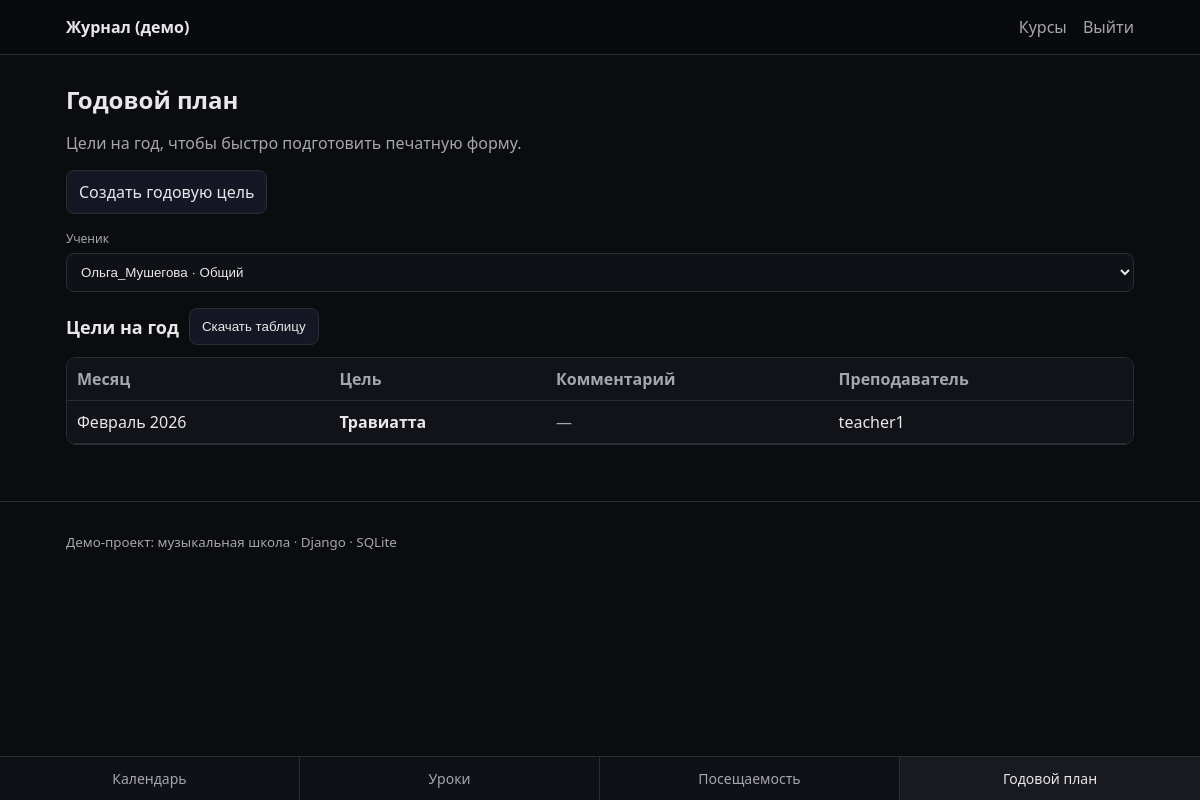
/goals/ (signed in), run on the app's committed database.
### apps/goals/models.py (models this page shows, shortened)
class Goal(models.Model):
    student = models.ForeignKey(
        settings.AUTH_USER_MODEL,
        on_delete=models.CASCADE,
        related_name="goals",
    )
    teacher = models.ForeignKey(
        settings.AUTH_USER_MODEL,
        on_delete=models.SET_NULL,
        related_name="goals_created",
        null=True,
        blank=True,
    )
    month = models.DateField()
    title = models.CharField(max_length=255)
    details = models.TextField(blank=True)
    created_at = models.DateTimeField(auto_now_add=True)
    class Meta:
        ordering = ["month", "student__username"]

### apps/goals/views.py (the view, shortened to what this page needs)
# urls.py: path("goals/", goal_list, name="goal_list"),
@login_required
def goal_list(request):
    profile = request.user.profile
    selected_student_id = request.GET.get("student") or ""
    can_edit = profile.role in (Profile.Role.TEACHER, Profile.Role.ADMIN)
    students = User.objects.none()
    goals = Goal.objects.none()
    if profile.role == Profile.Role.STUDENT:
        students = User.objects.filter(id=request.user.id).select_related("profile")
        goals = Goal.objects.filter(student=request.user).select_related("student", "teacher")
        selected_student_id = str(request.user.id)
    elif profile.role == Profile.Role.ADMIN:
        students = User.objects.filter(profile__role=Profile.Role.STUDENT).select_related("profile")
        goals = Goal.objects.filter(student__in=students).select_related("student", "teacher")
    else:
        return HttpResponseForbidden("Доступ запрещён.")
    selected_student = None
    if selected_student_id:
        selected_student = students.filter(id=selected_student_id).first()
        if selected_student:
            goals = goals.filter(student=selected_student)
        else:
            selected_student_id = ""
    goals = goals.order_by("month", "student__username", "created_at")
    ctx = {
        "goals": goals,
        "students": students,
        "selected_student": selected_student,
        "selected_student_id": selected_student_id,
        "can_edit": can_edit,
    }
    return render(request, "goals/goal_list.html", ctx)

### templates/goals/goal_list.html (shortened to what this page needs)
{% extends "base.html" %}
{% block content %}
  <h1>Годовой план</h1>
  <p class="muted">Цели на год, чтобы быстро подготовить печатную форму.</p>
  {% if can_edit %}
    <div style="margin-bottom: 16px;">
      <a class="btn" href="/goals/create/{% if selected_student_id %}?student={{ selected_student_id }}{% endif %}">Создать годовую цель</a>
    </div>
  {% endif %}
  {% if students|length > 1 %}
    <form method="get" class="form-row" style="margin-bottom: 16px;">
      <label class="muted small" for="student">Ученик</label>
      <select id="student" name="student" class="input" onchange="this.form.submit()">
        {% for student in students %}
          <option value="{{ student.id }}"{% if selected_student_id|add:"" == student.id|add:"" %} selected{% endif %}>
            {{ student.username }} · {{ student.profile.get_cycle_display }}
          </option>
        {% endfor %}
      </select>
    </form>
  {% elif selected_student %}
    <p class="muted">Ученик: {{ selected_student.username }} · Цикл: {{ selected_student.profile.get_cycle_display }}</p>
  {% endif %}
  <div style="display:flex; gap:10px; align-items:center; flex-wrap:wrap; margin-bottom: 12px;">
    <h2 style="margin: 0;">Цели на год</h2>
    <button class="btn" type="button" onclick="window.print()">Скачать таблицу</button>
  </div>
  {% if goals %}
    <div class="table-wrap">
      <table class="table">
        <thead>
          <tr>
            <th>Месяц</th>
            <th>Цель</th>
            <th>Комментарий</th>
            <th>Преподаватель</th>
          </tr>
        </thead>
        <tbody>
          {% for goal in goals %}
            <tr>
              <td>{{ goal.month|date:"F Y" }}</td>
              <td><strong>{{ goal.title }}</strong></td>
              <td>{% if goal.details %}{{ goal.details }}{% else %}<span class="muted">—</span>{% endif %}</td>
              <td>{% if goal.teacher %}{{ goal.teacher.username }}{% else %}<span class="muted">—</span>{% endif %}</td>
            </tr>
          {% endfor %}
        </tbody>
      </table>
    </div>
  {% else %}
    <p class="muted">Пока нет целей для выбранных учеников.</p>
  {% endif %}
{% endblock %}

### static/css/main.css (style rules this page uses)
:root { --bg: #0b0c10; --panel: #111318; --text: #e8e8ea; --muted: #a6a6ad; --border: #2a2d36; --accent: #6aa8ff; --error: #ff6a6a; --ok: #7dff9b; }
* { box-sizing: border-box; }
body { margin: 0; font-family: system-ui, -apple-system, Segoe UI, Roboto, Arial, sans-serif; background: var(--bg); color: var(--text); }
a { color: var(--accent); text-decoration: none; }
h1 { font-size: 24px; margin: 12px 0 16px; }
h2 { font-size: 18px; margin: 18px 0 10px; }
.form-row { display: grid; gap: 6px; }
label { color: var(--muted); font-size: 14px; }
.input, input, textarea, select { width: 100%; padding: 10px 10px; border-radius: 8px; border: 1px solid var(--border); background: #0f1116; color: var(--text); outline: none; }
.btn { display: inline-block; padding: 10px 12px; border-radius: 8px; border: 1px solid var(--border); background: #151824; color: var(--text); cursor: pointer; }
.muted { color: var(--muted); }
.small { font-size: 12px; }
.table-wrap { overflow-x: auto; border: 1px solid var(--border); border-radius: 10px; }
.table { width: 100%; border-collapse: collapse; background: var(--panel); }
.table th, .table td { padding: 10px; border-bottom: 1px solid var(--border); vertical-align: top; }
.table th { text-align: left; color: var(--muted); font-weight: 600; }
body { padding-bottom: 64px; }

### data on the page
Goal: month "Февраль 2026", title "Травиатта", teacher.username "teacher1"

### other printed values
form field student "Ольга_Мушегова · Общий"
